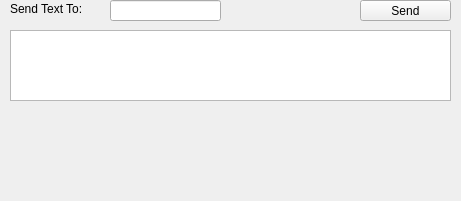
<?xml version="1.0" encoding="UTF-8"?>
<ui version="4.0">
 <class>TextReply</class>
 <widget class="QWidget" name="TextReply">
  <property name="geometry">
   <rect>
    <x>0</x>
    <y>0</y>
    <width>461</width>
    <height>201</height>
   </rect>
  </property>
  <property name="windowTitle">
   <string>Form</string>
  </property>
  <widget class="QTextEdit" name="textEdit">
   <property name="geometry">
    <rect>
     <x>10</x>
     <y>30</y>
     <width>441</width>
     <height>71</height>
    </rect>
   </property>
  </widget>
  <widget class="QPushButton" name="pushButton">
   <property name="geometry">
    <rect>
     <x>360</x>
     <y>0</y>
     <width>91</width>
     <height>21</height>
    </rect>
   </property>
   <property name="text">
    <string>Send</string>
   </property>
  </widget>
  <widget class="QLabel" name="label">
   <property name="geometry">
    <rect>
     <x>10</x>
     <y>0</y>
     <width>101</width>
     <height>17</height>
    </rect>
   </property>
   <property name="text">
    <string>Send Text To:</string>
   </property>
  </widget>
  <widget class="QLineEdit" name="lineEdit">
   <property name="geometry">
    <rect>
     <x>110</x>
     <y>0</y>
     <width>111</width>
     <height>21</height>
    </rect>
   </property>
  </widget>
 </widget>
 <resources/>
 <connections/>
</ui>
